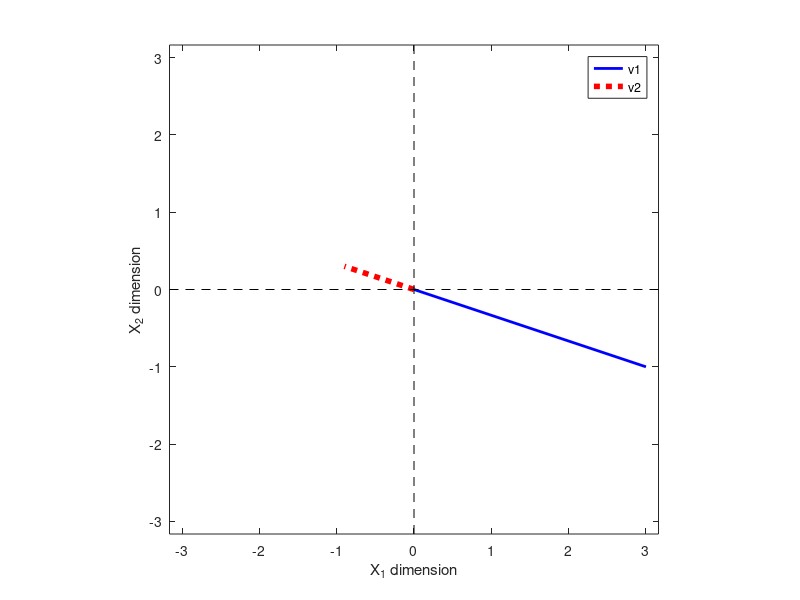

Source code (MATLAB):
%%
%     COURSE: Linear algebra: theory and implementation
%    SECTION: Vectors
%      VIDEO: Vector-scalar multiplication
% Instructor: sincxpress.com
%
%%

v1 = [ 3 -1 ];
l  = -.3;


% plot them
figure(3), clf

% the main plotting lines:
plot([0 v1(1)],[0 v1(2)],'b','linew',2)
hold on
plot([0 v1(1)]*l,[0 v1(2)]*l,'r:','linew',4)
legend({'v1';'v2'},'AutoUpdate','off')

% this code just makes the plot look nicer
axis square
axis([ -1 1 -1 1 ]*max([norm(v1) norm(v1*l)]))
hold on
plot(get(gca,'xlim'),[0 0],'k--')
plot([0 0],get(gca,'ylim'),'k--')
xlabel('X_1 dimension')
ylabel('X_2 dimension')

